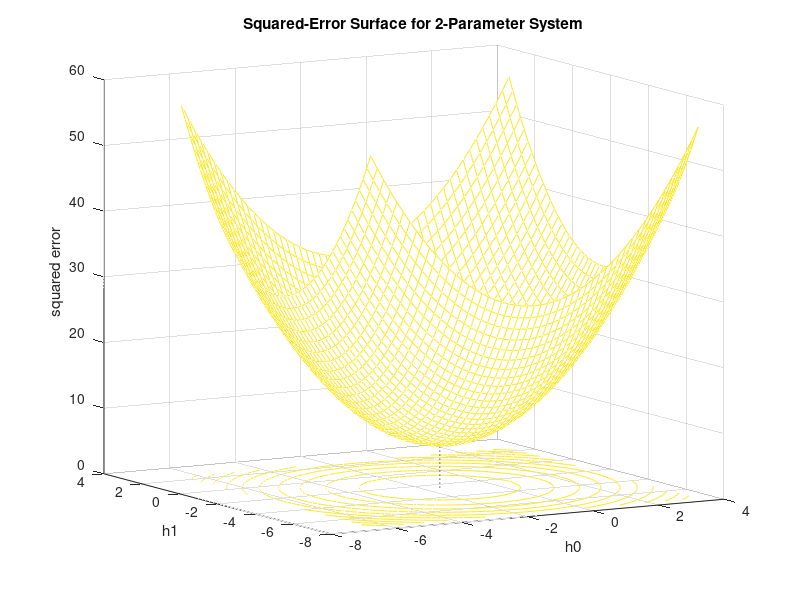

MATLAB code to generate this figure:
% 2-coefficient error surface
Ho=[-1.5 -2.5]';	% actual filter

[HX, HY]=meshgrid(-6.5:.2:+3.5, -7.5:.2:2.5);

err = 15.*ones(size(HX)) - 2.*(HX.*Ho(1) + HY.*Ho(2)) + HX.^2 + HY.^2;
errmin = 15 - Ho(1)^2 - Ho(2)^2;

figure(1);

meshc(HX,HY, err);

ax3=axis;
zmin=ax3(5);

grid, xlabel('h0'), ylabel('h1'), zlabel('squared error');
title('Squared-Error Surface for 2-Parameter System');
hold on;
plot3([Ho(1) Ho(1)],[Ho(2) Ho(2)],[zmin errmin],'k:');
hold off;
view(-30,10);
caxis([0 1]);
grid on;
